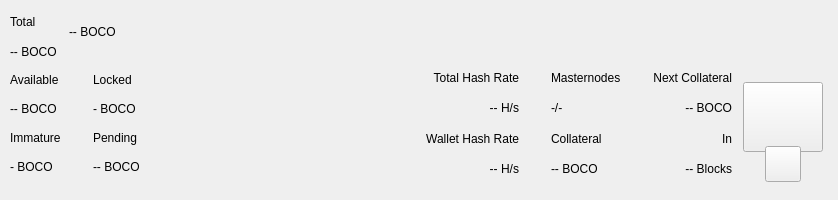
<?xml version="1.0" encoding="UTF-8"?>
<ui version="4.0">
 <class>TopBar</class>
 <widget class="QWidget" name="TopBar">
  <property name="geometry">
   <rect>
    <x>0</x>
    <y>0</y>
    <width>838</width>
    <height>200</height>
   </rect>
  </property>
  <property name="minimumSize">
   <size>
    <width>0</width>
    <height>200</height>
   </size>
  </property>
  <property name="maximumSize">
   <size>
    <width>16777215</width>
    <height>200</height>
   </size>
  </property>
  <property name="windowTitle">
   <string>Form</string>
  </property>
  <layout class="QVBoxLayout" name="verticalLayout_10" stretch="0">
   <property name="spacing">
    <number>0</number>
   </property>
   <property name="leftMargin">
    <number>0</number>
   </property>
   <property name="topMargin">
    <number>0</number>
   </property>
   <property name="rightMargin">
    <number>0</number>
   </property>
   <property name="bottomMargin">
    <number>0</number>
   </property>
   <item>
    <widget class="PFBorderImage" name="containerTop">
     <layout class="QVBoxLayout" name="verticalLayout_11">
      <property name="spacing">
       <number>0</number>
      </property>
      <property name="leftMargin">
       <number>0</number>
      </property>
      <property name="topMargin">
       <number>0</number>
      </property>
      <property name="rightMargin">
       <number>0</number>
      </property>
      <property name="bottomMargin">
       <number>0</number>
      </property>
      <item>
       <widget class="QWidget" name="top_container_2" native="true">
        <property name="minimumSize">
         <size>
          <width>0</width>
          <height>65</height>
         </size>
        </property>
        <layout class="QHBoxLayout" name="top_container">
         <property name="spacing">
          <number>0</number>
         </property>
         <property name="leftMargin">
          <number>10</number>
         </property>
         <property name="topMargin">
          <number>0</number>
         </property>
         <property name="rightMargin">
          <number>10</number>
         </property>
         <property name="bottomMargin">
          <number>0</number>
         </property>
         <item>
          <layout class="QHBoxLayout" name="horizontalLayout_4">
           <property name="spacing">
            <number>12</number>
           </property>
           <property name="rightMargin">
            <number>0</number>
           </property>
           <item>
            <widget class="QWidget" name="widgetAmount" native="true">
             <layout class="QVBoxLayout" name="verticalLayout_2">
              <property name="spacing">
               <number>2</number>
              </property>
              <property name="leftMargin">
               <number>0</number>
              </property>
              <property name="topMargin">
               <number>8</number>
              </property>
              <property name="rightMargin">
               <number>0</number>
              </property>
              <property name="bottomMargin">
               <number>0</number>
              </property>
              <item>
               <widget class="QLabel" name="labelTitle1">
                <property name="text">
                 <string>Total</string>
                </property>
               </widget>
              </item>
              <item>
               <widget class="PrivateQLabel" name="labelAmountPiv">
                <property name="text">
                 <string notr="true">-- BOCO</string>
                </property>
               </widget>
              </item>
             </layout>
            </widget>
           </item>
           <item alignment="Qt::AlignVCenter">
            <widget class="QWidget" name="widgetTopAmount" native="true">
             <property name="sizePolicy">
              <sizepolicy hsizetype="Preferred" vsizetype="Maximum">
               <horstretch>0</horstretch>
               <verstretch>0</verstretch>
              </sizepolicy>
             </property>
             <layout class="QHBoxLayout" name="horizontalLayout_5">
              <property name="spacing">
               <number>0</number>
              </property>
              <property name="leftMargin">
               <number>0</number>
              </property>
              <property name="topMargin">
               <number>0</number>
              </property>
              <property name="rightMargin">
               <number>0</number>
              </property>
              <property name="bottomMargin">
               <number>0</number>
              </property>
              <item alignment="Qt::AlignTop">
               <widget class="PrivateQLabel" name="labelAmountTopPiv">
                <property name="minimumSize">
                 <size>
                  <width>0</width>
                  <height>36</height>
                 </size>
                </property>
                <property name="styleSheet">
                 <string notr="true">padding:0px;margin:0px;</string>
                </property>
                <property name="text">
                 <string notr="true">-- BOCO</string>
                </property>
               </widget>
              </item>
             </layout>
            </widget>
           </item>
           <item>
            <spacer name="horizontalSpacer">
             <property name="orientation">
              <enum>Qt::Horizontal</enum>
             </property>
             <property name="sizeHint" stdset="0">
              <size>
               <width>40</width>
               <height>20</height>
              </size>
             </property>
            </spacer>
           </item>
           <item alignment="Qt::AlignRight">
            <widget class="QWidget" name="layoutSync" native="true">
             <property name="minimumSize">
              <size>
               <width>0</width>
               <height>36</height>
              </size>
             </property>
             <property name="maximumSize">
              <size>
               <width>16777215</width>
               <height>36</height>
              </size>
             </property>
             <layout class="QVBoxLayout" name="verticalLayout_9">
              <property name="leftMargin">
               <number>0</number>
              </property>
              <property name="topMargin">
               <number>0</number>
              </property>
              <property name="rightMargin">
               <number>0</number>
              </property>
              <property name="bottomMargin">
               <number>0</number>
              </property>
              <item>
               <widget class="ExpandableButton" name="pushButtonSync" native="true">
                <property name="minimumSize">
                 <size>
                  <width>36</width>
                  <height>36</height>
                 </size>
                </property>
                <property name="maximumSize">
                 <size>
                  <width>16777215</width>
                  <height>36</height>
                 </size>
                </property>
               </widget>
              </item>
             </layout>
            </widget>
           </item>
           <item>
            <widget class="ExpandableButton" name="pushButtonHDUpgrade" native="true">
             <property name="minimumSize">
              <size>
               <width>36</width>
               <height>36</height>
              </size>
             </property>
             <property name="maximumSize">
              <size>
               <width>16777215</width>
               <height>36</height>
              </size>
             </property>
            </widget>
           </item>
           <item>
            <widget class="ExpandableButton" name="pushButtonStack" native="true">
             <property name="minimumSize">
              <size>
               <width>36</width>
               <height>36</height>
              </size>
             </property>
             <property name="maximumSize">
              <size>
               <width>16777215</width>
               <height>36</height>
              </size>
             </property>
            </widget>
           </item>
           <item>
            <widget class="ExpandableButton" name="pushButtonConf" native="true">
             <property name="minimumSize">
              <size>
               <width>36</width>
               <height>36</height>
              </size>
             </property>
             <property name="maximumSize">
              <size>
               <width>16777215</width>
               <height>36</height>
              </size>
             </property>
            </widget>
           </item>
           <item>
            <widget class="ExpandableButton" name="pushButtonMasternodes" native="true">
             <property name="minimumSize">
              <size>
               <width>36</width>
               <height>36</height>
              </size>
             </property>
             <property name="maximumSize">
              <size>
               <width>16777215</width>
               <height>36</height>
              </size>
             </property>
            </widget>
           </item>
           <item>
            <widget class="ExpandableButton" name="pushButtonConsole" native="true">
             <property name="minimumSize">
              <size>
               <width>36</width>
               <height>36</height>
              </size>
             </property>
             <property name="maximumSize">
              <size>
               <width>16777215</width>
               <height>36</height>
              </size>
             </property>
            </widget>
           </item>
           <item>
            <widget class="ExpandableButton" name="pushButtonConnection" native="true">
             <property name="minimumSize">
              <size>
               <width>36</width>
               <height>36</height>
              </size>
             </property>
             <property name="maximumSize">
              <size>
               <width>16777215</width>
               <height>36</height>
              </size>
             </property>
            </widget>
           </item>
           <item>
            <widget class="ExpandableButton" name="pushButtonTor" native="true">
             <property name="minimumSize">
              <size>
               <width>36</width>
               <height>36</height>
              </size>
             </property>
             <property name="maximumSize">
              <size>
               <width>16777215</width>
               <height>36</height>
              </size>
             </property>
            </widget>
           </item>
           <item>
            <widget class="ExpandableButton" name="pushButtonLock" native="true">
             <property name="sizePolicy">
              <sizepolicy hsizetype="Expanding" vsizetype="Expanding">
               <horstretch>0</horstretch>
               <verstretch>0</verstretch>
              </sizepolicy>
             </property>
             <property name="minimumSize">
              <size>
               <width>36</width>
               <height>0</height>
              </size>
             </property>
             <property name="maximumSize">
              <size>
               <width>16777215</width>
               <height>36</height>
              </size>
             </property>
            </widget>
           </item>
           <item>
            <widget class="ExpandableButton" name="pushButtonTheme" native="true">
             <property name="minimumSize">
              <size>
               <width>36</width>
               <height>36</height>
              </size>
             </property>
             <property name="maximumSize">
              <size>
               <width>16777215</width>
               <height>36</height>
              </size>
             </property>
            </widget>
           </item>
           <item>
            <widget class="ExpandableButton" name="pushButtonFAQ" native="true">
             <property name="minimumSize">
              <size>
               <width>36</width>
               <height>36</height>
              </size>
             </property>
             <property name="maximumSize">
              <size>
               <width>16777215</width>
               <height>36</height>
              </size>
             </property>
            </widget>
           </item>
           <item>
            <widget class="ExpandableButton" name="pushButtonPrivacy" native="true">
             <property name="minimumSize">
              <size>
               <width>36</width>
               <height>36</height>
              </size>
             </property>
             <property name="maximumSize">
              <size>
               <width>16777215</width>
               <height>36</height>
              </size>
             </property>
            </widget>
           </item>
          </layout>
         </item>
        </layout>
       </widget>
      </item>
      <item>
       <widget class="QWidget" name="bottom_container" native="true">
        <property name="minimumSize">
         <size>
          <width>0</width>
          <height>135</height>
         </size>
        </property>
        <layout class="QHBoxLayout" name="botton_container">
         <property name="leftMargin">
          <number>10</number>
         </property>
         <property name="topMargin">
          <number>0</number>
         </property>
         <property name="rightMargin">
          <number>10</number>
         </property>
         <property name="bottomMargin">
          <number>10</number>
         </property>
         <item>
          <layout class="QHBoxLayout" name="horizontalLayout_3">
           <property name="spacing">
            <number>0</number>
           </property>
           <property name="bottomMargin">
            <number>9</number>
           </property>
           <item>
            <layout class="QVBoxLayout" name="verticalLayout_7">
             <property name="spacing">
              <number>0</number>
             </property>
             <property name="leftMargin">
              <number>0</number>
             </property>
             <property name="rightMargin">
              <number>0</number>
             </property>
             <item>
              <layout class="QHBoxLayout" name="horizontalLayout_2">
               <property name="spacing">
                <number>0</number>
               </property>
               <item>
                <layout class="QVBoxLayout" name="verticalLayout_6">
                 <item>
                  <widget class="QLabel" name="labelTitle5">
                   <property name="text">
                    <string>Available</string>
                   </property>
                  </widget>
                 </item>
                 <item>
                  <widget class="PrivateQLabel" name="labelAvailablePiv">
                   <property name="text">
                    <string>-- BOCO</string>
                   </property>
                  </widget>
                 </item>
                 <item>
                  <widget class="QLabel" name="labelTitle4">
                   <property name="text">
                    <string>Immature</string>
                   </property>
                  </widget>
                 </item>
                 <item>
                  <widget class="PrivateQLabel" name="labelImmaturePiv">
                   <property name="text">
                    <string notr="true">- BOCO</string>
                   </property>
                  </widget>
                 </item>
                </layout>
               </item>
               <item>
                <layout class="QVBoxLayout" name="verticalLayout_8">
                 <property name="leftMargin">
                  <number>32</number>
                 </property>
                 <item>
                  <widget class="QLabel" name="labelTitle6">
                   <property name="text">
                    <string>Locked</string>
                   </property>
                  </widget>
                 </item>
                 <item>
                  <widget class="PrivateQLabel" name="labelLockedPiv">
                   <property name="text">
                    <string>- BOCO</string>
                   </property>
                  </widget>
                 </item>
                 <item>
                  <widget class="QLabel" name="labelTitle3">
                   <property name="text">
                    <string>Pending</string>
                   </property>
                  </widget>
                 </item>
                 <item>
                  <widget class="PrivateQLabel" name="labelPendingPiv">
                   <property name="text">
                    <string notr="true">-- BOCO</string>
                   </property>
                  </widget>
                 </item>
                </layout>
               </item>
              </layout>
             </item>
            </layout>
           </item>
          </layout>
         </item>
         <item>
          <spacer name="horizontalSpacer_2">
           <property name="orientation">
            <enum>Qt::Horizontal</enum>
           </property>
           <property name="sizeHint" stdset="0">
            <size>
             <width>40</width>
             <height>20</height>
            </size>
           </property>
          </spacer>
         </item>
         <item>
          <layout class="QHBoxLayout" name="horizontalLayout_6">
           <property name="spacing">
            <number>0</number>
           </property>
           <property name="rightMargin">
            <number>0</number>
           </property>
           <property name="bottomMargin">
            <number>9</number>
           </property>
           <item>
            <widget class="QWidget" name="widgetStaking" native="true">
             <layout class="QVBoxLayout" name="verticalLayout_12">
              <property name="leftMargin">
               <number>32</number>
              </property>
              <property name="topMargin">
               <number>0</number>
              </property>
              <property name="rightMargin">
               <number>0</number>
              </property>
              <property name="bottomMargin">
               <number>0</number>
              </property>
              <item>
               <widget class="QLabel" name="labelNetworkHashRateTitle">
                <property name="text">
                 <string>Total Hash Rate</string>
                </property>
                <property name="textFormat">
                 <enum>Qt::AutoText</enum>
                </property>
                <property name="alignment">
                 <set>Qt::AlignRight|Qt::AlignTrailing|Qt::AlignVCenter</set>
                </property>
               </widget>
              </item>
              <item>
               <widget class="QLabel" name="labelNetworkHashRateValue">
                <property name="layoutDirection">
                 <enum>Qt::LeftToRight</enum>
                </property>
                <property name="text">
                 <string>-- H/s</string>
                </property>
                <property name="textFormat">
                 <enum>Qt::AutoText</enum>
                </property>
                <property name="alignment">
                 <set>Qt::AlignRight|Qt::AlignTrailing|Qt::AlignVCenter</set>
                </property>
               </widget>
              </item>
              <item>
               <widget class="QLabel" name="labelWalletHashRateTitle">
                <property name="text">
                 <string>Wallet Hash Rate</string>
                </property>
                <property name="textFormat">
                 <enum>Qt::AutoText</enum>
                </property>
                <property name="alignment">
                 <set>Qt::AlignRight|Qt::AlignTrailing|Qt::AlignVCenter</set>
                </property>
               </widget>
              </item>
              <item>
               <widget class="PrivateQLabel" name="labelWalletHashRateValue">
                <property name="text">
                 <string notr="true">-- H/s</string>
                </property>
                <property name="textFormat">
                 <enum>Qt::AutoText</enum>
                </property>
                <property name="alignment">
                 <set>Qt::AlignRight|Qt::AlignTrailing|Qt::AlignVCenter</set>
                </property>
               </widget>
              </item>
             </layout>
            </widget>
           </item>
           <item>
            <widget class="QWidget" name="widgetMasternodes" native="true">
             <layout class="QVBoxLayout">
              <property name="leftMargin">
               <number>32</number>
              </property>
              <property name="topMargin">
               <number>0</number>
              </property>
              <property name="rightMargin">
               <number>0</number>
              </property>
              <property name="bottomMargin">
               <number>0</number>
              </property>
              <item>
               <widget class="QLabel" name="labelMasternodesTitle">
                <property name="text">
                 <string>Masternodes</string>
                </property>
               </widget>
              </item>
              <item>
               <widget class="PrivateQLabel" name="labelMasternodeCount">
                <property name="text">
                 <string>-/-</string>
                </property>
               </widget>
              </item>
              <item>
               <widget class="QLabel" name="labelCollateralTitle">
                <property name="text">
                 <string>Collateral</string>
                </property>
               </widget>
              </item>
              <item>
               <widget class="QLabel" name="labelCollateralValue">
                <property name="text">
                 <string notr="true">-- BOCO</string>
                </property>
               </widget>
              </item>
             </layout>
            </widget>
           </item>
           <item>
            <widget class="QWidget" name="widgetNextCollateral" native="true">
             <layout class="QVBoxLayout" name="verticalLayout_12">
              <property name="leftMargin">
               <number>32</number>
              </property>
              <property name="topMargin">
               <number>0</number>
              </property>
              <property name="rightMargin">
               <number>0</number>
              </property>
              <property name="bottomMargin">
               <number>0</number>
              </property>
              <item>
               <widget class="QLabel" name="labelNextMasternodesTitle">
                <property name="text">
                 <string>Next Collateral</string>
                </property>
                <property name="textFormat">
                 <enum>Qt::AutoText</enum>
                </property>
                <property name="alignment">
                 <set>Qt::AlignRight|Qt::AlignTrailing|Qt::AlignVCenter</set>
                </property>
               </widget>
              </item>
              <item>
               <widget class="QLabel" name="labelNextCollateralValue">
                <property name="text">
                 <string>-- BOCO</string>
                </property>
                <property name="textFormat">
                 <enum>Qt::AutoText</enum>
                </property>
                <property name="alignment">
                 <set>Qt::AlignRight|Qt::AlignTrailing|Qt::AlignVCenter</set>
                </property>
               </widget>
              </item>
              <item>
               <widget class="QLabel" name="labelRemainingBlocks">
                <property name="text">
                 <string>In</string>
                </property>
                <property name="textFormat">
                 <enum>Qt::AutoText</enum>
                </property>
                <property name="alignment">
                 <set>Qt::AlignRight|Qt::AlignTrailing|Qt::AlignVCenter</set>
                </property>
               </widget>
              </item>
              <item>
               <widget class="QLabel" name="labelNextCollateralBlocks">
                <property name="text">
                 <string notr="true">-- Blocks</string>
                </property>
                <property name="textFormat">
                 <enum>Qt::AutoText</enum>
                </property>
                <property name="alignment">
                 <set>Qt::AlignRight|Qt::AlignTrailing|Qt::AlignVCenter</set>
                </property>
               </widget>
              </item>
             </layout>
            </widget>
           </item>
          </layout>
         </item>
         <item>
          <widget class="QWidget" name="qrContainer" native="true">
           <property name="sizePolicy">
            <sizepolicy hsizetype="Preferred" vsizetype="Minimum">
             <horstretch>0</horstretch>
             <verstretch>0</verstretch>
            </sizepolicy>
           </property>
           <property name="minimumSize">
            <size>
             <width>90</width>
             <height>110</height>
            </size>
           </property>
           <property name="maximumSize">
            <size>
             <width>90</width>
             <height>110</height>
            </size>
           </property>
           <layout class="QVBoxLayout" name="containerQR">
            <property name="spacing">
             <number>0</number>
            </property>
            <property name="leftMargin">
             <number>5</number>
            </property>
            <property name="topMargin">
             <number>10</number>
            </property>
            <property name="rightMargin">
             <number>5</number>
            </property>
            <property name="bottomMargin">
             <number>0</number>
            </property>
            <item>
             <widget class="QPushButton" name="btnQr">
              <property name="minimumSize">
               <size>
                <width>70</width>
                <height>70</height>
               </size>
              </property>
              <property name="maximumSize">
               <size>
                <width>16777215</width>
                <height>70</height>
               </size>
              </property>
              <property name="focusPolicy">
               <enum>Qt::NoFocus</enum>
              </property>
              <property name="text">
               <string/>
              </property>
              <property name="iconSize">
               <size>
                <width>70</width>
                <height>70</height>
               </size>
              </property>
             </widget>
            </item>
            <item>
             <spacer name="verticalSpacer">
              <property name="orientation">
               <enum>Qt::Vertical</enum>
              </property>
              <property name="sizeType">
               <enum>QSizePolicy::Fixed</enum>
              </property>
              <property name="sizeHint" stdset="0">
               <size>
                <width>20</width>
                <height>20</height>
               </size>
              </property>
             </spacer>
            </item>
            <item alignment="Qt::AlignHCenter|Qt::AlignBottom">
             <widget class="QPushButton" name="pushButtonQR">
              <property name="minimumSize">
               <size>
                <width>36</width>
                <height>36</height>
               </size>
              </property>
              <property name="maximumSize">
               <size>
                <width>36</width>
                <height>36</height>
               </size>
              </property>
              <property name="focusPolicy">
               <enum>Qt::NoFocus</enum>
              </property>
              <property name="text">
               <string/>
              </property>
             </widget>
            </item>
           </layout>
          </widget>
         </item>
        </layout>
       </widget>
      </item>
     </layout>
    </widget>
   </item>
  </layout>
 </widget>
 <customwidgets>
  <customwidget>
   <class>ExpandableButton</class>
   <extends>QWidget</extends>
   <header>qt/pivx/expandablebutton.h</header>
   <container>1</container>
  </customwidget>
  <customwidget>
   <class>PFBorderImage</class>
   <extends>QFrame</extends>
   <header>qt/pivx/pfborderimage.h</header>
   <container>1</container>
  </customwidget>
  <customwidget>
   <class>PrivateQLabel</class>
   <extends>QLabel</extends>
   <header>qt/pivx/privatelabel.h</header>
   <container>0</container>
  </customwidget>
 </customwidgets>
 <resources/>
 <connections/>
</ui>
